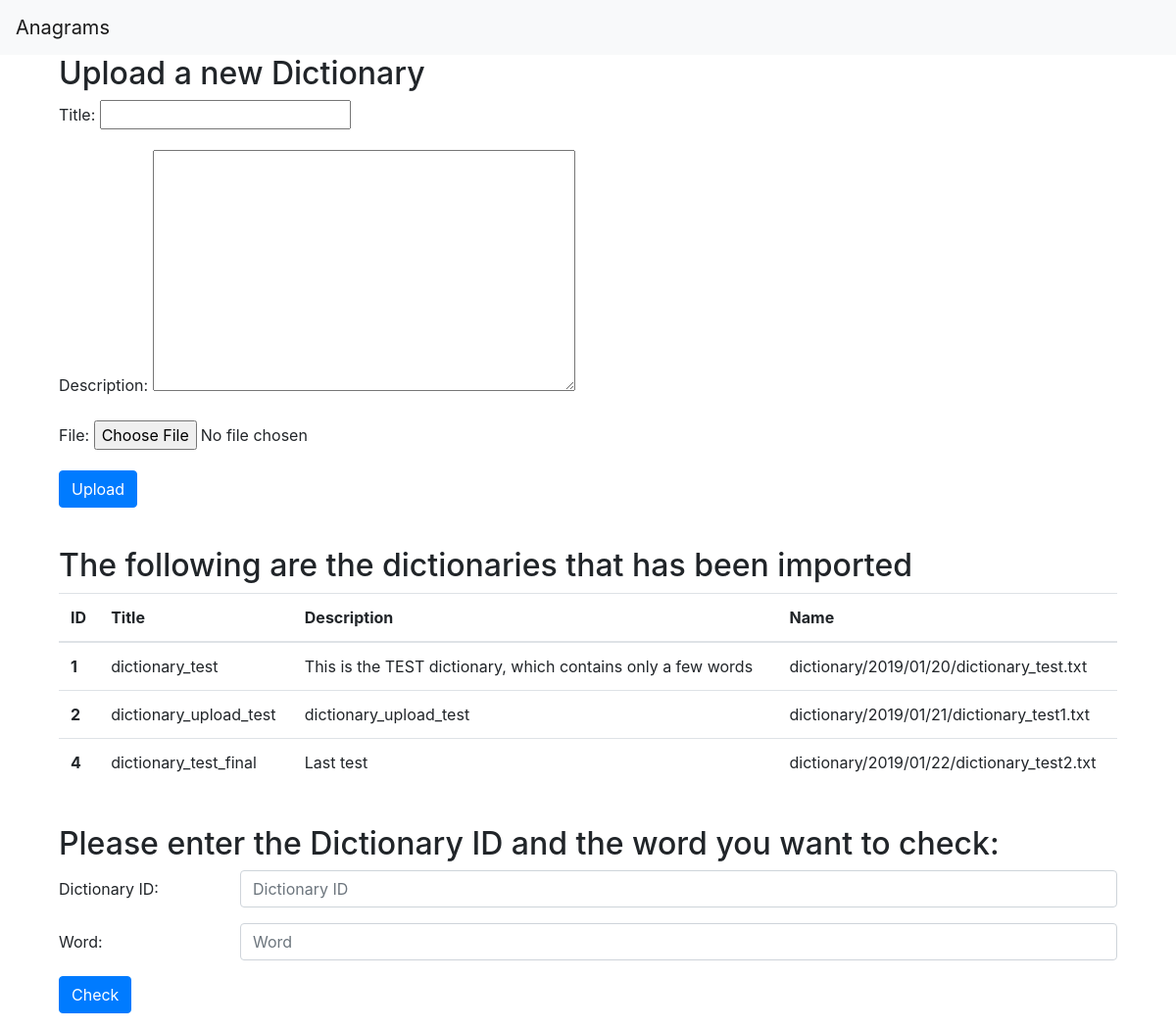
Before: / with the older database file.
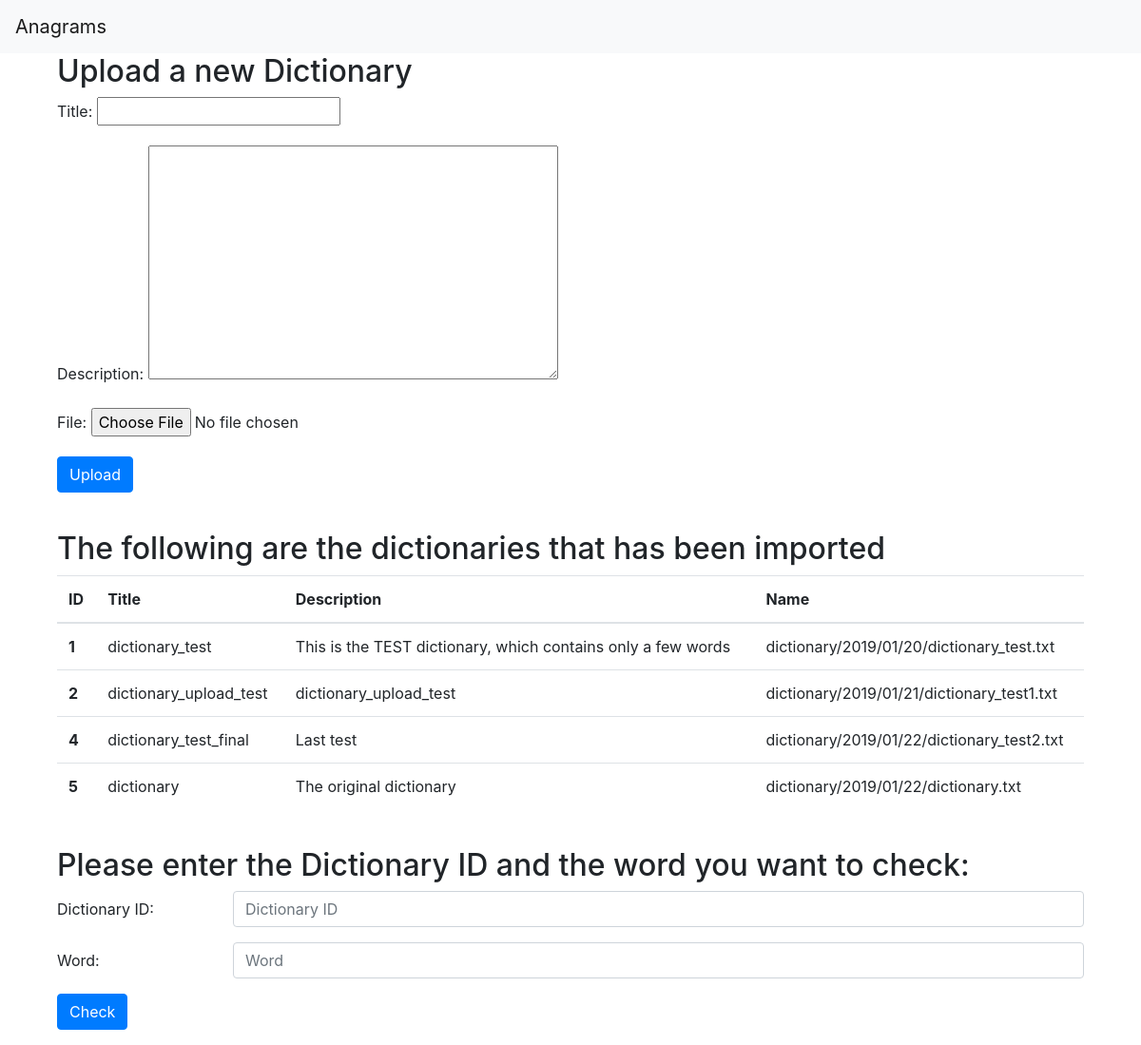
After: the same page with the newer database file.
### challenge/models.py (models this page shows)
class Dictionary(models.Model):
	title		= models.CharField(max_length=50)
	description = models.TextField()
	file 		= models.FileField(upload_to = 'dictionary/%Y/%m/%d')

### challenge/views.py (the view)
# urls.py: path('', application_view, name='application'),
def application_view(request, *args, **kwargs):
	if request.method == 'POST':
		form = DictionaryForm(request.POST or None, request.FILES or None)
		if form.is_valid():
			form.save()
			return HttpResponse('success')
		else:
			return HttpResponse('failed')
	else:
		form = DictionaryForm()
	dictionaries = Dictionary.objects.all() # list of objects;
	content = {
		'form'			: form,
		'object_list'	: dictionaries,
	}
	return render(request, 'application.html', content)

### challenge/forms.py
class DictionaryForm(forms.ModelForm):
	class Meta:
		model = Dictionary
		fields = [
			'title',
			'description',
			'file'
		]

### challenge/templates/application.html
{% extends "base.html" %}
{% block content %}
<div class='container'>
	<h2>Upload a new Dictionary</h2>
	<form method="POST" enctype="multipart/form-data"> {% csrf_token %}
		{{ form.as_p }}
		<div class="form-group row">
			<div class="col-sm-10">
				<button type="submit" class="btn btn-primary">Upload</button>
			</div>
		</div>
	</form>
</div>
<br>
<div class='container'>
	<h2>The following are the dictionaries that has been imported</h2>
	<table class="table">
		<thead>
			<tr>
				<th scope="col">ID</th>
				<th scope="col">Title</th>
				<th scope="col">Description</th>
				<th scope="col">Name</th>
			</tr>
		</thead>
		<tbody>
			{% for obj in object_list %}
			<tr>
				<th scope="row">{{ obj.id }}</th>
				<td>{{ obj.title }}</td>
				<td>{{ obj.description }}</td>
				<td>{{ obj.file.name }}</td>
			</tr>
			{% endfor %}
		</tbody>
	</table>
</div>
<br>
<div class='container'>
	<h2>Please enter the Dictionary ID and the word you want to check: </h2>
	<form action="/result/" method="POST"> {% csrf_token %}
		<div class="form-group row">
			<label for="inputEmail3" class="col-sm-2 col-form-label">Dictionary ID:</label>
			<div class="col-sm-10">
				<input type="text" name="d_id" class="form-control" id="d_id" placeholder="Dictionary ID">
			</div>
		</div>
		<div class="form-group row">
			<label for="inputEmail3" class="col-sm-2 col-form-label">Word:</label>
			<div class="col-sm-10">
				<input type="text" name="word" class="form-control" id="word" placeholder="Word">
			</div>
		</div>
		<div class="form-group row">
			<div class="col-sm-10">
				<button type="submit" class="btn btn-primary">Check</button>
			</div>
		</div>
	</form>
</div>
{% endblock content %}

Changed rows visible on the page:
added Dictionary: id "5", title "dictionary", description "The original dictionary", file.name "dictionary/2019/01/22/dictionary.txt"
